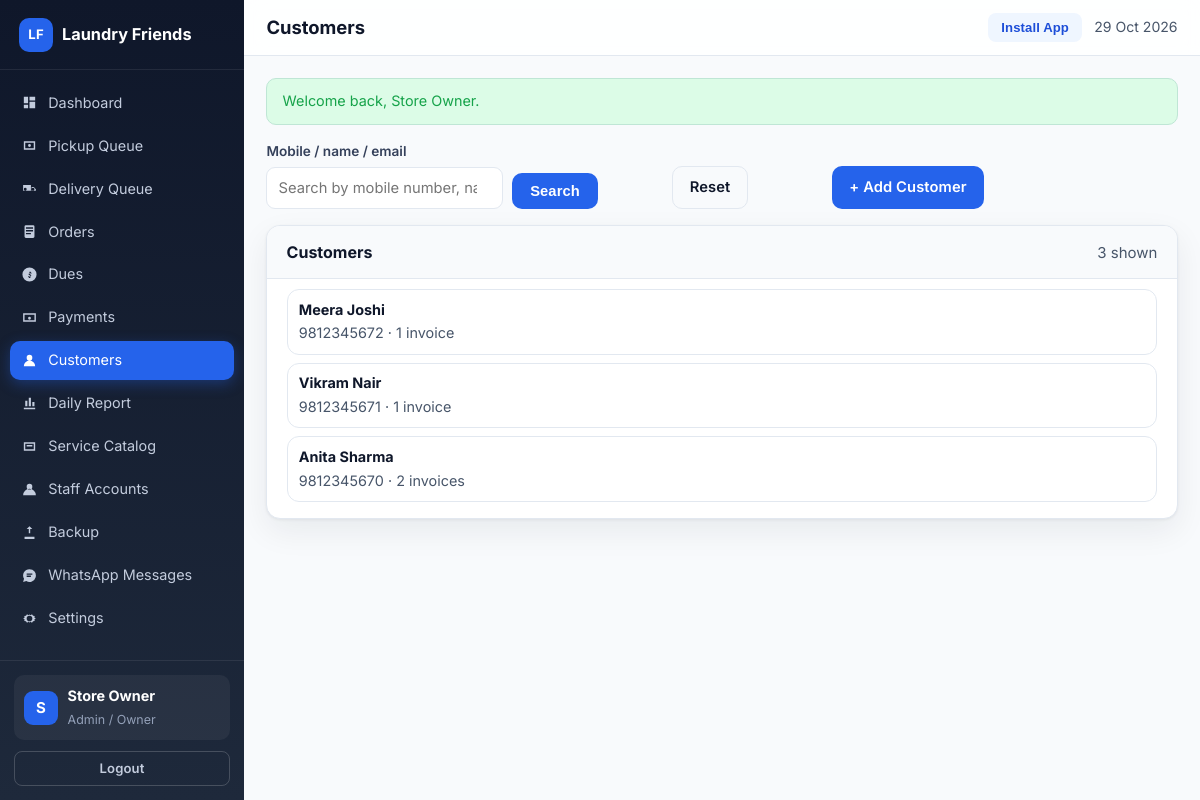
Page /admin/customers.php (signed in) on the committed database.
### tables this page shows
CREATE TABLE IF NOT EXISTS users (
  id INT UNSIGNED AUTO_INCREMENT PRIMARY KEY,
  role ENUM('super_admin','admin','staff','customer') NOT NULL DEFAULT 'customer',
  name VARCHAR(100) NOT NULL,
  email VARCHAR(150) NULL,
  phone VARCHAR(20) NULL,
  phone_key VARCHAR(20) NULL,
  password_hash VARCHAR(255) NOT NULL,
  is_active TINYINT(1) NOT NULL DEFAULT 1,
  must_change_password TINYINT(1) NOT NULL DEFAULT 0,
  last_login_at DATETIME NULL,
  created_by INT UNSIGNED NULL,
  created_at DATETIME NOT NULL DEFAULT CURRENT_TIMESTAMP,
  updated_at DATETIME NOT NULL DEFAULT CURRENT_TIMESTAMP ON UPDATE CURRENT_TIMESTAMP,
  UNIQUE KEY uq_users_email (email),
  UNIQUE KEY uq_users_phone_key (phone_key),
  KEY idx_users_role (role),
  KEY idx_users_active (is_active)
);

CREATE TABLE IF NOT EXISTS customers (
  id INT UNSIGNED AUTO_INCREMENT PRIMARY KEY,
  user_id INT UNSIGNED NULL,
  name VARCHAR(100) NOT NULL,
  phone VARCHAR(20) NOT NULL,
  phone_key VARCHAR(20) NULL,
  email VARCHAR(150) NULL,
  address TEXT NULL,
  landmark VARCHAR(150) NULL,
  city VARCHAR(80) NULL,
  pincode VARCHAR(10) NULL,
  latitude DECIMAL(10,7) NULL,
  longitude DECIMAL(10,7) NULL,
  place_id VARCHAR(255) NULL,
  notes TEXT NULL,
  created_by INT UNSIGNED NULL,
  created_at DATETIME NOT NULL DEFAULT CURRENT_TIMESTAMP,
  updated_at DATETIME NOT NULL DEFAULT CURRENT_TIMESTAMP ON UPDATE CURRENT_TIMESTAMP,
  UNIQUE KEY uq_customers_user (user_id),
  UNIQUE KEY uq_customers_phone_key (phone_key),
  KEY idx_customers_phone (phone)
);

### config/helpers.php (called while the page is built, shortened)
<?php
function e(?string $value): string
{
    return htmlspecialchars((string) $value, ENT_QUOTES | ENT_SUBSTITUTE, 'UTF-8');
}
function url(string $path = ''): string
{
    return BASE_URL . '/' . ltrim($path, '/');
}
function asset(string $path): string
{
    $suffix = '';
    if (strpos($path, '?') === false && preg_match('/\.(js|css)$/', $path) === 1) {
        $suffix = '?v=' . APP_ASSET_VERSION;
    }
    return url($path) . $suffix;
}
function query(string $key, string $default = ''): string
{
    $value = $_GET[$key] ?? $default;
    return is_string($value) ? trim($value) : $default;
}
function take_flashes(): array
{
    $flashes = $_SESSION['_flash'] ?? [];
    return $flashes;
}
function role_label(string $role): string
{
    $map = [
        'super_admin' => 'Super Admin',
        'admin' => 'Admin / Owner',
        'staff' => 'Staff',
        'pickup' => 'Staff',
        'delivery' => 'Staff',
        'customer' => 'Customer',
    ];
    return $map[$role] ?? ucfirst($role);
}

### config/auth.php (called while the page is built, shortened)
<?php
function current_user(): ?array
{
    static $user = null;
    static $loaded = false;
    if ($loaded) {
        return $user;
    }
    $loaded = true;
    $user = db_row('SELECT * FROM users WHERE id = ? AND is_active = 1', [(int) $_SESSION['user_id']]);
    return $user;
}
function require_login(bool $allowPasswordChange = false): array
{
    $user = current_user();
    return $user;
}
function require_roles(array $roles): array
{
    $user = require_login();
    return $user;
}
function require_admin(): array
{
    return require_roles(['super_admin', 'admin']);
}

### config/db.php (called while the page is built, shortened)
<?php
function db(): PDO
{
    static $pdo = null;
    if ($pdo instanceof PDO) {
        return $pdo;
    }
    $dsn = 'mysql:host=' . DB_HOST . ';port=' . DB_PORT . ';dbname=' . DB_NAME . ';charset=utf8mb4';
    try {
        $pdo = new PDO($dsn, DB_USER, DB_PASS, [
            PDO::ATTR_ERRMODE => PDO::ERRMODE_EXCEPTION,
            PDO::ATTR_DEFAULT_FETCH_MODE => PDO::FETCH_ASSOC,
            PDO::ATTR_EMULATE_PREPARES => false,
        ]);
        $pdo->exec("SET time_zone = '" . DB_TIMEZONE . "'");
    } catch (PDOException $e) {
        app_log_throwable($e);
        throw new RuntimeException('Database connection failed. Please try again in a moment.', 0, $e);
    }
    return $pdo;
}
function db_all(string $sql, array $params = []): array
{
    $stmt = db()->prepare($sql);
    $stmt->execute($params);
    return $stmt->fetchAll();
}
function db_row(string $sql, array $params = []): ?array
{
    $stmt = db()->prepare($sql);
    $stmt->execute($params);
    $row = $stmt->fetch();
    return $row === false ? null : $row;
}

### admin/customers.php (the view, shortened to what this page needs)
<?php
require_once dirname(__DIR__) . '/includes/layout.php';
$user = require_admin();
$search = query('q');
$where = ['1=1'];
$params = [];
$customers = db_all(
    'SELECT c.*,
            (SELECT COUNT(*) FROM orders o WHERE o.customer_id = c.id) AS order_count,
            (SELECT COALESCE(SUM(o.total_amount), 0) FROM orders o WHERE o.customer_id = c.id AND o.status <> \'cancelled\') AS billed,
            (SELECT COALESCE(SUM(o.total_amount - o.paid_amount), 0) FROM orders o WHERE o.customer_id = c.id AND o.payment_status <> \'paid\' AND o.status <> \'cancelled\') AS due,
            (SELECT MAX(o.order_date) FROM orders o WHERE o.customer_id = c.id) AS last_order
     FROM customers c
     WHERE ' . implode(' AND ', $where) . '
     ORDER BY c.id DESC LIMIT 200',
    $params
);
layout_start('Customers', 'app');
?>
<div class="toolbar">
    <form method="get" class="filter-form">
        <div class="form-group">
            <label for="q">Mobile / name / email</label>
            <input type="search" id="q" name="q" value="<?= e($search) ?>" placeholder="Search by mobile number, name or email">
        </div>
        <div class="form-group">
            <button class="btn" type="submit">Search</button>
        </div>
        <div class="form-group">
            <a class="btn btn-ghost" href="<?= e(url('admin/customers.php')) ?>">Reset</a>
        </div>
    </form>
    <a class="btn" href="<?= e(url('admin/customers.php?new=1')) ?>">+ Add Customer</a>
</div>
<div class="panel">
    <div class="panel-head">
        <h2>Customers</h2>
        <span class="subtle"><?= e((string) count($customers)) ?> shown</span>
    </div>
    <div class="panel-body tight">
        <?php if ($customers === []): ?>
            <div class="empty-state"><strong>No customers found</strong>Try a different search.</div>
        <?php else: ?>
            <?php foreach ($customers as $customer): ?>
                <?php
                $phone = (string) $customer['phone'];
                $invoiceCount = (int) $customer['order_count'];
                ?>
                <details class="tile tile-fold">
                    <summary class="tile-head">
                        <div class="tile-main">
                            <div class="tile-line">
                                <strong class="tile-id"><?= e((string) $customer['name']) ?></strong>
                            </div>
                            <div class="tile-cust">
                                <a class="subtle" href="tel:<?= e($phone) ?>"><?= e($phone) ?></a>
                                <span class="subtle"> · <?= e((string) $invoiceCount) ?> invoice<?= $invoiceCount === 1 ? '' : 's' ?></span>
                            </div>
                        </div>
                    </summary>
                </details>
            <?php endforeach; ?>
        <?php endif; ?>
    </div>
</div>
<?php layout_end(); ?>

### includes/layout.php (shortened to what this page needs)
<?php
function layout_nav_items(): array
{
    $user = current_user();
    switch ($user['role']) {
        case 'super_admin':
        case 'admin':
            return [
                ['label' => 'Dashboard', 'href' => 'admin/index.php', 'icon' => 'M4 13h6V4H4v9zm0 7h6v-5H4v5zm8 0h8v-9h-8v9zm0-16v5h8V4h-8z'],
                ['label' => 'Pickup Queue', 'href' => 'admin/pickup-queue.php', 'icon' => 'M4 6h16v12H4V6zm2 2v8h12V8H6zm6 6a2 2 0 110-4 2 2 0 010 4z'],
                ['label' => 'Delivery Queue', 'href' => 'admin/delivery-queue.php', 'icon' => 'M3 7h11v8H3V7zm12 3h3l3 3v2h-6v-5zm-9 5a2 2 0 100-4 2 2 0 000 4zm11 0a2 2 0 100-4 2 2 0 000 4z'],
                ['label' => 'Orders', 'href' => 'admin/orders.php', 'icon' => 'M7 3h10a2 2 0 012 2v14a2 2 0 01-2 2H7a2 2 0 01-2-2V5a2 2 0 012-2zm0 3v2h10V6H7zm0 4v2h10v-2H7zm0 4v2h7v-2H7z'],
                ['label' => 'Dues', 'href' => 'admin/dues.php', 'icon' => 'M12 2a10 10 0 100 20 10 10 0 000-20zm1 15h-2v-1.2c-.6-.2-1.1-.6-1.2-1.3h2c.1.3.3.5.7.5.5 0 .8-.3.8-.8 0-.5-.3-.7-.9-1-.8-.3-1.6-.7-1.6-1.7 0-.7.5-1.2 1.1-1.4V8h2v1.1c.7.2 1.1.7 1.2 1.4h-2c-.1-.3-.3-.5-.6-.5-.4 0-.7.3-.7.7 0 .4.3.6.9.8.8.3 1.7.7 1.7 1.8 0 .8-.5 1.3-1.2 1.5V17z'],
                ['label' => 'Payments', 'href' => 'admin/payments.php', 'icon' => 'M3 6h18v12H3V6zm2 2v8h14V8H5zm7 3a2 2 0 110 4 2 2 0 010-4z'],
                ['label' => 'Customers', 'href' => 'admin/customers.php', 'icon' => 'M12 12a4 4 0 100-8 4 4 0 000 8zm-8 8a8 8 0 1116 0H4z'],
                ['label' => 'Daily Report', 'href' => 'admin/reports/daily.php', 'icon' => 'M4 20h16v-2H4v2zM6 16h3V8H6v8zm5 0h3V4h-3v12zm5 0h3v-6h-3v6z'],
                ['label' => 'Service Catalog', 'href' => 'admin/catalog.php', 'icon' => 'M4 6h16v12H4V6zm2 2v8h12V8H6zm2 2h8v2H8v-2z'],
                ['label' => 'Staff Accounts', 'href' => 'admin/staff.php', 'icon' => 'M12 12a4 4 0 100-8 4 4 0 000 8zm-9 8a9 9 0 1118 0H3z'],
                ['label' => 'Backup', 'href' => 'admin/backup.php', 'icon' => 'M12 3l4 4h-3v6h-2V7H8l4-4zm-7 15h14v3H5v-3z'],
                ['label' => 'WhatsApp Messages', 'href' => 'admin/whatsapp-templates.php', 'icon' => 'M12 3a9 9 0 00-7.7 13.6L3 21l4.5-1.2A9 9 0 1012 3zm-4 6h8v2H8V9zm0 3h6v2H8v-2z'],
                ['label' => 'Settings', 'href' => 'admin/settings.php', 'icon' => 'M12 8a4 4 0 100 8 4 4 0 000-8zm9 4l-2 1.2.3 2.3-2.3.3L15.5 18l-1.9-1.4L12 17.6l-1.6-1L8.5 18l-1.5-2.2-2.3-.3.3-2.3L3 12l2-1.2-.3-2.3L7 8.2 8.5 6l1.9 1.4L12 6.4l1.6 1L15.5 6l1.5 2.2 2.3.3-.3 2.3L21 12z'],
            ];
    }
    return [];
}
function layout_is_active(string $href): bool
{
    $self = basename($_SERVER['SCRIPT_NAME'] ?? '');
    $target = basename($href);
    if ($self === $target) {
        return true;
    }
    $selfDir = basename(dirname($_SERVER['SCRIPT_NAME'] ?? ''));
    $targetDir = basename(dirname($href));
    return $self === $target && $selfDir === $targetDir;
}
function layout_start(string $title, string $layout = 'app'): void
{
    $user = current_user();
    $flashes = take_flashes();
    ?><!DOCTYPE html>
<html lang="en">
<head>
<link rel="stylesheet" href="<?= e(asset('assets/css/app.css')) ?>">
</head>
<body class="layout-<?= e($layout) ?>">
<?php if ($layout === 'public'): ?>
<header class="public-header">
    <div class="container nav-row">
        <a class="brand" href="<?= e(url('index.php')) ?>">
            <span class="brand-mark">LF</span>
            <span><?= e(APP_NAME) ?></span>
        </a>
        <nav class="public-nav">
            <a href="<?= e(url('index.php')) ?>#services">Services</a>
            <a href="<?= e(url('index.php')) ?>#how">How it works</a>
            <a href="<?= e(url('index.php')) ?>#contact">Contact</a>
            <button class="btn btn-soft btn-sm install-btn" type="button" data-install-app>Install App</button>
            <?php if ($user !== null): ?>
                <a class="btn btn-primary btn-sm" href="<?= e(url(home_for_role($user['role']))) ?>">Go to Dashboard</a>
                <a class="btn btn-ghost btn-sm" href="<?= e(url('logout.php')) ?>">Logout</a>
            <?php else: ?>
                <a class="btn btn-ghost btn-sm" href="<?= e(url('login.php')) ?>">Login</a>
                <a class="btn btn-primary btn-sm" href="<?= e(url('customer/schedule-pickup.php')) ?>">Schedule Pickup</a>
            <?php endif; ?>
        </nav>
    </div>
</header>
<?php elseif ($layout === 'app'): ?>
<div class="app-shell">
    <aside class="sidebar" id="sidebar">
        <div class="sidebar-brand">
            <a class="brand" href="<?= e(url('index.php')) ?>">
                <span class="brand-mark">LF</span>
                <span><?= e(APP_NAME) ?></span>
            </a>
        </div>
        <nav class="sidebar-nav">
            <?php foreach (layout_nav_items() as $item): ?>
                <a class="nav-link<?= layout_is_active($item['href']) ? ' active' : '' ?>" href="<?= e(url($item['href'])) ?>">
                    <svg viewBox="0 0 24 24" aria-hidden="true"><path d="<?= e($item['icon']) ?>"/></svg>
                    <span><?= e($item['label']) ?></span>
                </a>
            <?php endforeach; ?>
        </nav>
        <div class="sidebar-footer">
            <div class="user-chip">
                <div class="avatar"><?= e(strtoupper(mb_substr($user['name'] ?? 'U', 0, 1))) ?></div>
                <div>
                    <strong><?= e($user['name'] ?? 'Guest') ?></strong>
                    <small><?= e(role_label($user['role'] ?? '')) ?></small>
                </div>
            </div>
            <a class="btn btn-ghost btn-sm btn-block" href="<?= e(url('logout.php')) ?>">Logout</a>
        </div>
    </aside>
    <div class="app-main">
        <header class="app-topbar">
            <h1 class="page-title"><?= e($title) ?></h1>
            <div class="topbar-right">
                <button class="btn btn-sm btn-soft install-btn" type="button" data-install-app>Install App</button>
                <span class="today-label"><?= e(date('d M Y')) ?></span>
            </div>
        </header>
        <main class="app-content">
<?php endif; ?>
<?php foreach ($flashes as $flash): ?>
    <div class="alert alert-<?= e($flash['type']) ?>"><?= e($flash['message']) ?></div>
<?php endforeach; ?>
<?php
}
function layout_end(): void
{
    $layout = $GLOBALS['__layout'] ?? 'app';
    ?>
<?php if ($layout === 'app'): ?>
        </main>
    </div>
</div>
<?php elseif ($layout === 'customer'): ?>
</main>
<?php layout_bottom_nav(); ?>
<?php endif; ?>
</body>
</html>
<?php
}
function layout_bottom_nav(): void
{
    $user = current_user();
    if ($user === null || !in_array($user['role'], array_merge(staff_roles(), ['customer']), true)) {
        return;
    }
    ?>
    <?php
}

### rows in the picture
users: name "S", name "Store Owner", role "Admin / Owner"
customers: name "Meera Joshi", phone "9812345672", invoiceCount "1"
customers: name "Vikram Nair", phone "9812345671", invoiceCount "1"
customers: name "Anita Sharma", phone "9812345670", invoiceCount "2", shows "s"

### other values in the picture
APP_NAME "Laundry Friends"
$item['label'] "Dashboard"
$item['label'] "Pickup Queue"
$item['label'] "Delivery Queue"
$item['label'] "Orders"
$item['label'] "Dues"
$item['label'] "Payments"
$item['label'] "Customers"
$item['label'] "Daily Report"
$item['label'] "Service Catalog"
$item['label'] "Staff Accounts"
$item['label'] "Backup"
$item['label'] "WhatsApp Messages"
$item['label'] "Settings"
$title "Customers"
